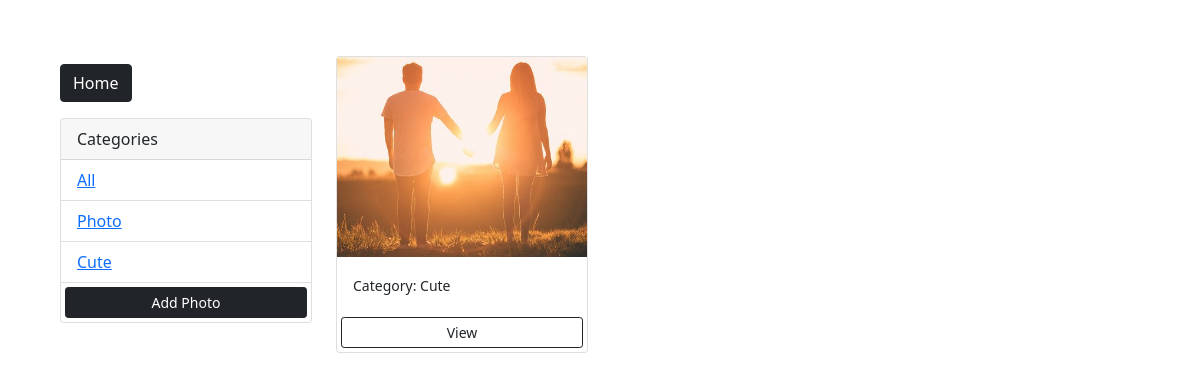
/photos/?category=Cute, run on the app's committed database.
### photos/models.py (models this page shows, shortened)
class Category(models.Model):
    name = models.CharField(max_length=100, null=False, blank=False)

class Photo(models.Model):
    category = models.ForeignKey(Category, on_delete=models.SET_NULL, null=True, blank=True)
    image = models.ImageField(null=False, blank=False)
    description = models.TextField()

### photos/views.py (the view)
# urls.py: path('', views.gallery, name = 'gallery'),
def gallery(request):
    category = request.GET.get('category')
    if category == None:
        photos = Photo.objects.all()
    else:
        photos = Photo.objects.filter(category__name=category)
    categories = Category.objects.all()
    context = {'categories': categories, 'photos': photos}
    return render(request, 'photos/gallery.html', context)

### photos/templates/photos/gallery.html (shortened to what this page needs)
<!DOCTYPE html>
<html lang="en">
<head>
    {% load static %}
    <link href="https://cdn.jsdelivr.net/npm/bootstrap@5.0.0-beta1/dist/css/bootstrap.min.css" rel="stylesheet"
>
<body class="m-5">
    <div class="container">
        <div class="row">
            <div class="col-md-3">
                <a href="{% url 'index' %}" class="btn btn-dark my-3"> Home </a>
                <div class="card">
                    <div class="card-header">
                      Categories
                    </div>
                    <ul class="list-group list-group-flush">
                      <li class="list-group-item">
                        <a href="{% url 'gallery' %}"  >All </a>
                      </li>
                      {% for category in categories %}
                      <li class="list-group-item">
                        <a href="{% url 'gallery' %}?category={{category.name}}" >{{category.name}}
                        </a>
                        </li>
                      {% endfor %}
                      <a href="{% url 'add' %}" class="btn btn-dark btn-block btn-sm m-1">Add Photo</a>
                    </ul>
                  </div>
            </div>
            <div class="col-md-9">
                <div class="row">
                    {% for photo in photos%}
                    <div class="col-md-4">
                        <div class="card my-2">
                            <img class="image-thumbnail"
                            src="{{photo.image.url}}"
                            alt="Card image cap">
                            <div class="card-body">
                                <small>Category: {{photo.category.name}}</small>
                            </div>
                            <a href="{% url 'photo' photo.id %}"class="btn btn-outline-dark btn-sm m-1"> View </a>
                          </div>
                    </div>
                    {% empty %}
                    <h3>No photos!</h3>
                    {% endfor%}
                </div>
            </div>
        </div>
    </div>
</body>
</head>

### data on the page
Category: name "Photo"
Category: name "Cute"
Photo: image (picture), category.name "Cute"
